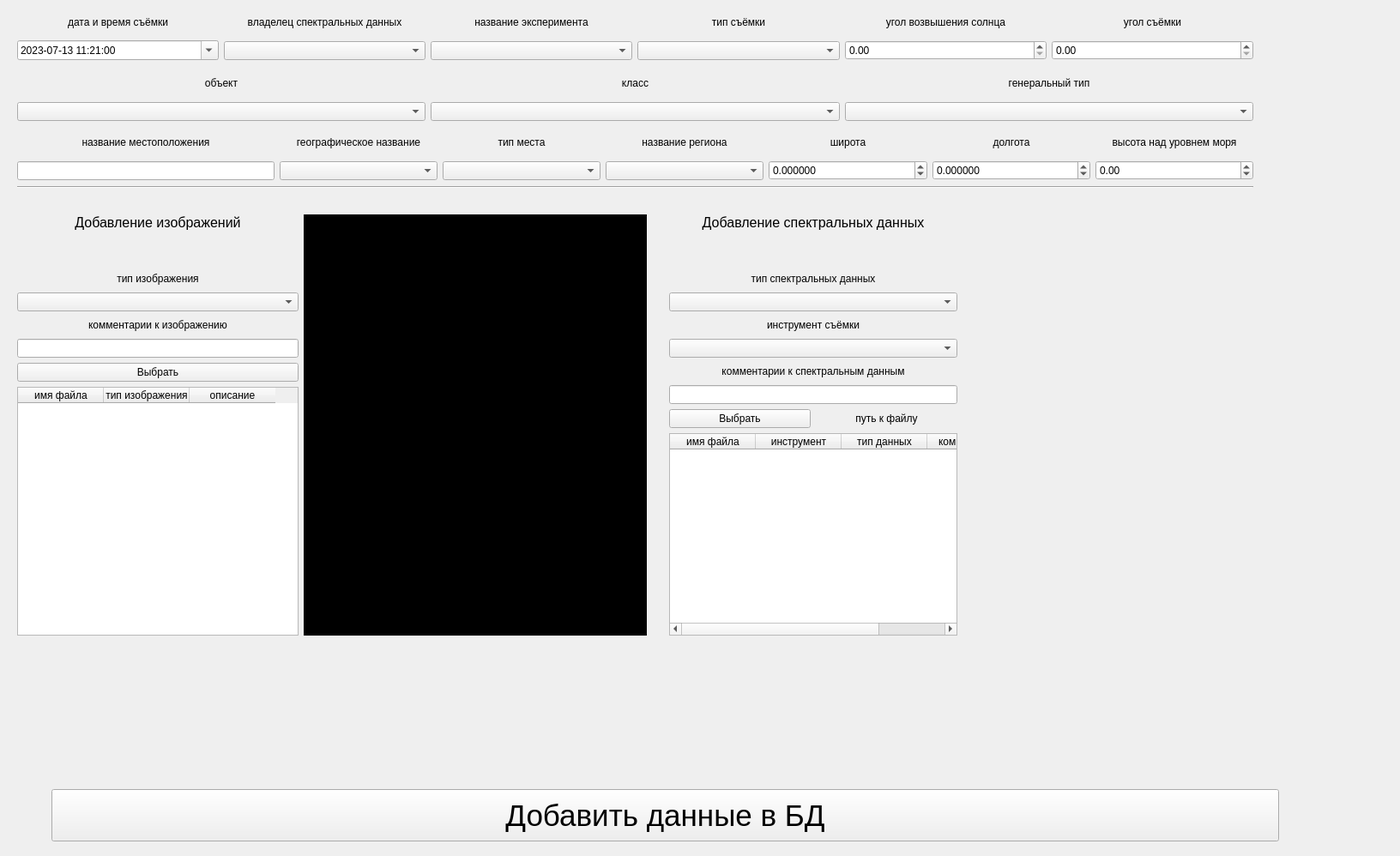
<?xml version="1.0" encoding="UTF-8"?>
<ui version="4.0">
 <class>ManualAdderDialog</class>
 <widget class="QWidget" name="ManualAdderDialog">
  <property name="geometry">
   <rect>
    <x>0</x>
    <y>0</y>
    <width>1632</width>
    <height>998</height>
   </rect>
  </property>
  <property name="windowTitle">
   <string>Добавление спектральных данных в БД</string>
  </property>
  <widget class="QWidget" name="layoutWidget">
   <property name="geometry">
    <rect>
     <x>20</x>
     <y>80</y>
     <width>1441</width>
     <height>61</height>
    </rect>
   </property>
   <layout class="QVBoxLayout" name="verticalLayout_10">
    <item>
     <layout class="QHBoxLayout" name="horizontalLayout">
      <item>
       <layout class="QVBoxLayout" name="verticalLayout_7">
        <item>
         <widget class="QLabel" name="label_7">
          <property name="minimumSize">
           <size>
            <width>0</width>
            <height>20</height>
           </size>
          </property>
          <property name="text">
           <string>объект</string>
          </property>
          <property name="alignment">
           <set>Qt::AlignCenter</set>
          </property>
         </widget>
        </item>
        <item>
         <widget class="QComboBox" name="comboBox_object"/>
        </item>
       </layout>
      </item>
      <item>
       <layout class="QVBoxLayout" name="verticalLayout_8">
        <item>
         <widget class="QLabel" name="label_8">
          <property name="minimumSize">
           <size>
            <width>0</width>
            <height>20</height>
           </size>
          </property>
          <property name="text">
           <string>класс</string>
          </property>
          <property name="alignment">
           <set>Qt::AlignCenter</set>
          </property>
         </widget>
        </item>
        <item>
         <widget class="QComboBox" name="comboBox_class"/>
        </item>
       </layout>
      </item>
      <item>
       <layout class="QVBoxLayout" name="verticalLayout_9">
        <item>
         <widget class="QLabel" name="label_9">
          <property name="minimumSize">
           <size>
            <width>0</width>
            <height>20</height>
           </size>
          </property>
          <property name="text">
           <string>генеральный тип</string>
          </property>
          <property name="alignment">
           <set>Qt::AlignCenter</set>
          </property>
         </widget>
        </item>
        <item>
         <widget class="QComboBox" name="comboBox_general_type"/>
        </item>
       </layout>
      </item>
     </layout>
    </item>
   </layout>
  </widget>
  <widget class="Line" name="line">
   <property name="geometry">
    <rect>
     <x>20</x>
     <y>210</y>
     <width>1441</width>
     <height>16</height>
    </rect>
   </property>
   <property name="orientation">
    <enum>Qt::Horizontal</enum>
   </property>
  </widget>
  <widget class="QWidget" name="layoutWidget">
   <property name="geometry">
    <rect>
     <x>20</x>
     <y>10</y>
     <width>1441</width>
     <height>60</height>
    </rect>
   </property>
   <layout class="QHBoxLayout" name="horizontalLayout_4">
    <item>
     <layout class="QVBoxLayout" name="verticalLayout_11">
      <item>
       <widget class="QLabel" name="label_12">
        <property name="minimumSize">
         <size>
          <width>0</width>
          <height>20</height>
         </size>
        </property>
        <property name="text">
         <string>дата и время съёмки</string>
        </property>
        <property name="alignment">
         <set>Qt::AlignCenter</set>
        </property>
       </widget>
      </item>
      <item>
       <widget class="QDateTimeEdit" name="dateTimeEdit">
        <property name="date">
         <date>
          <year>2023</year>
          <month>7</month>
          <day>13</day>
         </date>
        </property>
        <property name="time">
         <time>
          <hour>11</hour>
          <minute>21</minute>
          <second>0</second>
         </time>
        </property>
        <property name="displayFormat">
         <string>yyyy-MM-dd H:mm:ss</string>
        </property>
        <property name="calendarPopup">
         <bool>true</bool>
        </property>
       </widget>
      </item>
     </layout>
    </item>
    <item>
     <layout class="QVBoxLayout" name="verticalLayout_3">
      <item>
       <widget class="QLabel" name="label">
        <property name="minimumSize">
         <size>
          <width>0</width>
          <height>20</height>
         </size>
        </property>
        <property name="text">
         <string>владелец спектральных данных</string>
        </property>
        <property name="alignment">
         <set>Qt::AlignCenter</set>
        </property>
       </widget>
      </item>
      <item>
       <widget class="QComboBox" name="comboBox_owners"/>
      </item>
     </layout>
    </item>
    <item>
     <layout class="QVBoxLayout" name="verticalLayout_2">
      <item>
       <widget class="QLabel" name="label_2">
        <property name="minimumSize">
         <size>
          <width>0</width>
          <height>20</height>
         </size>
        </property>
        <property name="text">
         <string>название эксперимента</string>
        </property>
        <property name="alignment">
         <set>Qt::AlignCenter</set>
        </property>
       </widget>
      </item>
      <item>
       <widget class="QComboBox" name="comboBox_experiment_name"/>
      </item>
     </layout>
    </item>
    <item>
     <layout class="QVBoxLayout" name="verticalLayout">
      <item>
       <widget class="QLabel" name="label_3">
        <property name="minimumSize">
         <size>
          <width>0</width>
          <height>20</height>
         </size>
        </property>
        <property name="text">
         <string>тип съёмки</string>
        </property>
        <property name="alignment">
         <set>Qt::AlignCenter</set>
        </property>
       </widget>
      </item>
      <item>
       <widget class="QComboBox" name="comboBox_capture_type"/>
      </item>
     </layout>
    </item>
    <item>
     <layout class="QVBoxLayout" name="verticalLayout_5">
      <item>
       <widget class="QLabel" name="label_5">
        <property name="minimumSize">
         <size>
          <width>0</width>
          <height>20</height>
         </size>
        </property>
        <property name="text">
         <string>угол возвышения солнца</string>
        </property>
        <property name="alignment">
         <set>Qt::AlignCenter</set>
        </property>
       </widget>
      </item>
      <item>
       <widget class="QDoubleSpinBox" name="doubleSpinBox_sun_elevation"/>
      </item>
     </layout>
    </item>
    <item>
     <layout class="QVBoxLayout" name="verticalLayout_4">
      <item>
       <widget class="QLabel" name="label_4">
        <property name="minimumSize">
         <size>
          <width>0</width>
          <height>20</height>
         </size>
        </property>
        <property name="text">
         <string>угол съёмки</string>
        </property>
        <property name="alignment">
         <set>Qt::AlignCenter</set>
        </property>
       </widget>
      </item>
      <item>
       <widget class="QDoubleSpinBox" name="doubleSpinBox_capturing_angle"/>
      </item>
     </layout>
    </item>
   </layout>
  </widget>
  <widget class="QWidget" name="layoutWidget">
   <property name="geometry">
    <rect>
     <x>20</x>
     <y>150</y>
     <width>1441</width>
     <height>60</height>
    </rect>
   </property>
   <layout class="QHBoxLayout" name="horizontalLayout_5">
    <item>
     <layout class="QVBoxLayout" name="verticalLayout_6">
      <item>
       <widget class="QLabel" name="label_6">
        <property name="minimumSize">
         <size>
          <width>0</width>
          <height>20</height>
         </size>
        </property>
        <property name="text">
         <string>название местоположения</string>
        </property>
        <property name="alignment">
         <set>Qt::AlignCenter</set>
        </property>
       </widget>
      </item>
      <item>
       <widget class="QLineEdit" name="lineEdit_location_name">
        <property name="sizePolicy">
         <sizepolicy hsizetype="Preferred" vsizetype="Fixed">
          <horstretch>0</horstretch>
          <verstretch>0</verstretch>
         </sizepolicy>
        </property>
        <property name="minimumSize">
         <size>
          <width>300</width>
          <height>0</height>
         </size>
        </property>
       </widget>
      </item>
     </layout>
    </item>
    <item>
     <layout class="QVBoxLayout" name="verticalLayout_17">
      <item>
       <widget class="QLabel" name="label_10">
        <property name="text">
         <string>географическое название</string>
        </property>
        <property name="alignment">
         <set>Qt::AlignCenter</set>
        </property>
       </widget>
      </item>
      <item>
       <widget class="QComboBox" name="comboBox_geographic_name"/>
      </item>
     </layout>
    </item>
    <item>
     <layout class="QVBoxLayout" name="verticalLayout_19">
      <item>
       <widget class="QLabel" name="label_20">
        <property name="text">
         <string>тип места</string>
        </property>
        <property name="alignment">
         <set>Qt::AlignCenter</set>
        </property>
       </widget>
      </item>
      <item>
       <widget class="QComboBox" name="comboBox_place_type"/>
      </item>
     </layout>
    </item>
    <item>
     <layout class="QVBoxLayout" name="verticalLayout_18">
      <item>
       <widget class="QLabel" name="label_19">
        <property name="text">
         <string>название региона</string>
        </property>
        <property name="alignment">
         <set>Qt::AlignCenter</set>
        </property>
       </widget>
      </item>
      <item>
       <widget class="QComboBox" name="comboBox_region_name"/>
      </item>
     </layout>
    </item>
    <item>
     <layout class="QVBoxLayout" name="verticalLayout_20">
      <item>
       <widget class="QLabel" name="label_21">
        <property name="text">
         <string>широта</string>
        </property>
        <property name="alignment">
         <set>Qt::AlignCenter</set>
        </property>
       </widget>
      </item>
      <item>
       <widget class="QDoubleSpinBox" name="doubleSpinBox_latitude">
        <property name="decimals">
         <number>6</number>
        </property>
        <property name="minimum">
         <double>-90.000000000000000</double>
        </property>
        <property name="maximum">
         <double>90.000000000000000</double>
        </property>
       </widget>
      </item>
     </layout>
    </item>
    <item>
     <layout class="QVBoxLayout" name="verticalLayout_21">
      <item>
       <widget class="QLabel" name="label_22">
        <property name="text">
         <string>долгота</string>
        </property>
        <property name="alignment">
         <set>Qt::AlignCenter</set>
        </property>
       </widget>
      </item>
      <item>
       <widget class="QDoubleSpinBox" name="doubleSpinBox_longitude">
        <property name="decimals">
         <number>6</number>
        </property>
        <property name="minimum">
         <double>-180.000000000000000</double>
        </property>
        <property name="maximum">
         <double>180.000000000000000</double>
        </property>
       </widget>
      </item>
     </layout>
    </item>
    <item>
     <layout class="QVBoxLayout" name="verticalLayout_22">
      <item>
       <widget class="QLabel" name="label_23">
        <property name="text">
         <string>высота над уровнем моря</string>
        </property>
        <property name="alignment">
         <set>Qt::AlignCenter</set>
        </property>
       </widget>
      </item>
      <item>
       <widget class="QDoubleSpinBox" name="doubleSpinBox_altitude">
        <property name="minimum">
         <double>-999999.000000000000000</double>
        </property>
        <property name="maximum">
         <double>999999.000000000000000</double>
        </property>
       </widget>
      </item>
     </layout>
    </item>
   </layout>
  </widget>
  <widget class="QWidget" name="layoutWidget">
   <property name="geometry">
    <rect>
     <x>780</x>
     <y>250</y>
     <width>742</width>
     <height>491</height>
    </rect>
   </property>
   <layout class="QHBoxLayout" name="horizontalLayout_7">
    <item>
     <layout class="QVBoxLayout" name="verticalLayout_25">
      <item>
       <widget class="QLabel" name="label_16">
        <property name="font">
         <font>
          <pointsize>12</pointsize>
         </font>
        </property>
        <property name="text">
         <string>Добавление спектральных данных</string>
        </property>
        <property name="alignment">
         <set>Qt::AlignCenter</set>
        </property>
       </widget>
      </item>
      <item>
       <spacer name="verticalSpacer_2">
        <property name="orientation">
         <enum>Qt::Vertical</enum>
        </property>
        <property name="sizeType">
         <enum>QSizePolicy::Fixed</enum>
        </property>
        <property name="sizeHint" stdset="0">
         <size>
          <width>20</width>
          <height>40</height>
         </size>
        </property>
       </spacer>
      </item>
      <item>
       <layout class="QVBoxLayout" name="verticalLayout_24">
        <item>
         <layout class="QVBoxLayout" name="verticalLayout_15">
          <item>
           <widget class="QLabel" name="label_17">
            <property name="minimumSize">
             <size>
              <width>0</width>
              <height>20</height>
             </size>
            </property>
            <property name="text">
             <string>тип спектральных данных</string>
            </property>
            <property name="alignment">
             <set>Qt::AlignCenter</set>
            </property>
           </widget>
          </item>
          <item>
           <widget class="QComboBox" name="comboBox_spectral_data_type"/>
          </item>
         </layout>
        </item>
        <item>
         <layout class="QVBoxLayout" name="verticalLayout_16">
          <item>
           <widget class="QLabel" name="label_18">
            <property name="minimumSize">
             <size>
              <width>0</width>
              <height>20</height>
             </size>
            </property>
            <property name="text">
             <string>инструмент съёмки</string>
            </property>
            <property name="alignment">
             <set>Qt::AlignCenter</set>
            </property>
           </widget>
          </item>
          <item>
           <widget class="QComboBox" name="comboBox_instrument_type"/>
          </item>
         </layout>
        </item>
        <item>
         <layout class="QVBoxLayout" name="verticalLayout_23">
          <item>
           <widget class="QLabel" name="label_25">
            <property name="minimumSize">
             <size>
              <width>0</width>
              <height>20</height>
             </size>
            </property>
            <property name="text">
             <string>комментарии к спектральным данным</string>
            </property>
            <property name="alignment">
             <set>Qt::AlignCenter</set>
            </property>
           </widget>
          </item>
          <item>
           <widget class="QLineEdit" name="lineEdit_spectral_data_comments"/>
          </item>
          <item>
           <layout class="QHBoxLayout" name="horizontalLayout_6">
            <item>
             <widget class="QPushButton" name="pushButton_choose_spectral_data">
              <property name="minimumSize">
               <size>
                <width>0</width>
                <height>20</height>
               </size>
              </property>
              <property name="text">
               <string>Выбрать</string>
              </property>
             </widget>
            </item>
            <item>
             <widget class="QLabel" name="label_24">
              <property name="minimumSize">
               <size>
                <width>0</width>
                <height>20</height>
               </size>
              </property>
              <property name="text">
               <string>путь к файлу</string>
              </property>
              <property name="alignment">
               <set>Qt::AlignCenter</set>
              </property>
             </widget>
            </item>
           </layout>
          </item>
         </layout>
        </item>
        <item>
         <widget class="QTableWidget" name="tableWidget_spectral_data">
          <property name="sizePolicy">
           <sizepolicy hsizetype="Preferred" vsizetype="Expanding">
            <horstretch>0</horstretch>
            <verstretch>0</verstretch>
           </sizepolicy>
          </property>
          <property name="minimumSize">
           <size>
            <width>320</width>
            <height>0</height>
           </size>
          </property>
          <property name="contextMenuPolicy">
           <enum>Qt::ActionsContextMenu</enum>
          </property>
          <property name="selectionMode">
           <enum>QAbstractItemView::SingleSelection</enum>
          </property>
          <property name="selectionBehavior">
           <enum>QAbstractItemView::SelectRows</enum>
          </property>
          <column>
           <property name="text">
            <string>имя файла</string>
           </property>
          </column>
          <column>
           <property name="text">
            <string>инструмент</string>
           </property>
          </column>
          <column>
           <property name="text">
            <string>тип данных</string>
           </property>
          </column>
          <column>
           <property name="text">
            <string>комментарий</string>
           </property>
          </column>
         </widget>
        </item>
       </layout>
      </item>
     </layout>
    </item>
    <item>
     <layout class="QVBoxLayout" name="verticalLayout_29">
      <item>
       <widget class="QCustomPlot" name="widget" native="true">
        <property name="minimumSize">
         <size>
          <width>400</width>
          <height>400</height>
         </size>
        </property>
       </widget>
      </item>
     </layout>
    </item>
    <item>
     <layout class="QVBoxLayout" name="verticalLayout_plot"/>
    </item>
   </layout>
  </widget>
  <widget class="QPushButton" name="pushButton_add_data_to_DB">
   <property name="geometry">
    <rect>
     <x>60</x>
     <y>920</y>
     <width>1431</width>
     <height>61</height>
    </rect>
   </property>
   <property name="font">
    <font>
     <pointsize>26</pointsize>
    </font>
   </property>
   <property name="text">
    <string>Добавить данные в БД</string>
   </property>
  </widget>
  <widget class="QWidget" name="verticalLayoutWidget">
   <property name="geometry">
    <rect>
     <x>20</x>
     <y>250</y>
     <width>734</width>
     <height>491</height>
    </rect>
   </property>
   <layout class="QVBoxLayout" name="verticalLayout_30">
    <item>
     <layout class="QHBoxLayout" name="horizontalLayout_3">
      <item>
       <layout class="QVBoxLayout" name="verticalLayout_14">
        <item>
         <widget class="QLabel" name="label_11">
          <property name="font">
           <font>
            <pointsize>12</pointsize>
           </font>
          </property>
          <property name="text">
           <string>Добавление изображений</string>
          </property>
          <property name="alignment">
           <set>Qt::AlignCenter</set>
          </property>
         </widget>
        </item>
        <item>
         <spacer name="verticalSpacer">
          <property name="orientation">
           <enum>Qt::Vertical</enum>
          </property>
          <property name="sizeType">
           <enum>QSizePolicy::Fixed</enum>
          </property>
          <property name="sizeHint" stdset="0">
           <size>
            <width>20</width>
            <height>40</height>
           </size>
          </property>
         </spacer>
        </item>
        <item>
         <layout class="QVBoxLayout" name="verticalLayout_13">
          <item>
           <widget class="QLabel" name="label_14">
            <property name="minimumSize">
             <size>
              <width>0</width>
              <height>20</height>
             </size>
            </property>
            <property name="text">
             <string>тип изображения</string>
            </property>
            <property name="alignment">
             <set>Qt::AlignCenter</set>
            </property>
           </widget>
          </item>
          <item>
           <widget class="QComboBox" name="comboBox_image_types"/>
          </item>
         </layout>
        </item>
        <item>
         <layout class="QVBoxLayout" name="verticalLayout_12">
          <item>
           <widget class="QLabel" name="label_15">
            <property name="minimumSize">
             <size>
              <width>0</width>
              <height>20</height>
             </size>
            </property>
            <property name="text">
             <string>комментарии к изображению</string>
            </property>
            <property name="alignment">
             <set>Qt::AlignCenter</set>
            </property>
           </widget>
          </item>
          <item>
           <widget class="QLineEdit" name="lineEdit_image_comments"/>
          </item>
          <item>
           <layout class="QHBoxLayout" name="horizontalLayout_2">
            <item>
             <widget class="QPushButton" name="pushButton_choose_image_button">
              <property name="minimumSize">
               <size>
                <width>0</width>
                <height>20</height>
               </size>
              </property>
              <property name="text">
               <string>Выбрать</string>
              </property>
             </widget>
            </item>
           </layout>
          </item>
         </layout>
        </item>
        <item>
         <widget class="QTableWidget" name="tableWidget_images">
          <property name="sizePolicy">
           <sizepolicy hsizetype="Preferred" vsizetype="Expanding">
            <horstretch>0</horstretch>
            <verstretch>0</verstretch>
           </sizepolicy>
          </property>
          <property name="minimumSize">
           <size>
            <width>320</width>
            <height>0</height>
           </size>
          </property>
          <property name="contextMenuPolicy">
           <enum>Qt::ActionsContextMenu</enum>
          </property>
          <property name="selectionMode">
           <enum>QAbstractItemView::SingleSelection</enum>
          </property>
          <property name="selectionBehavior">
           <enum>QAbstractItemView::SelectRows</enum>
          </property>
          <column>
           <property name="text">
            <string>имя файла</string>
           </property>
          </column>
          <column>
           <property name="text">
            <string>тип изображения</string>
           </property>
          </column>
          <column>
           <property name="text">
            <string>описание</string>
           </property>
          </column>
         </widget>
        </item>
       </layout>
      </item>
      <item>
       <layout class="QVBoxLayout" name="verticalLayout_26">
        <item>
         <widget class="QLabel" name="label_add_image">
          <property name="sizePolicy">
           <sizepolicy hsizetype="Preferred" vsizetype="Preferred">
            <horstretch>0</horstretch>
            <verstretch>0</verstretch>
           </sizepolicy>
          </property>
          <property name="minimumSize">
           <size>
            <width>400</width>
            <height>400</height>
           </size>
          </property>
          <property name="styleSheet">
           <string notr="true">background-color: rgb(0, 0, 0);</string>
          </property>
          <property name="text">
           <string>Изображение (предпросмотр)</string>
          </property>
          <property name="scaledContents">
           <bool>true</bool>
          </property>
          <property name="alignment">
           <set>Qt::AlignCenter</set>
          </property>
         </widget>
        </item>
       </layout>
      </item>
     </layout>
    </item>
   </layout>
  </widget>
 </widget>
 <customwidgets>
  <customwidget>
   <class>QCustomPlot</class>
   <extends>QWidget</extends>
   <header location="global">qcustomplot.h</header>
   <container>1</container>
  </customwidget>
 </customwidgets>
 <resources/>
 <connections/>
</ui>
